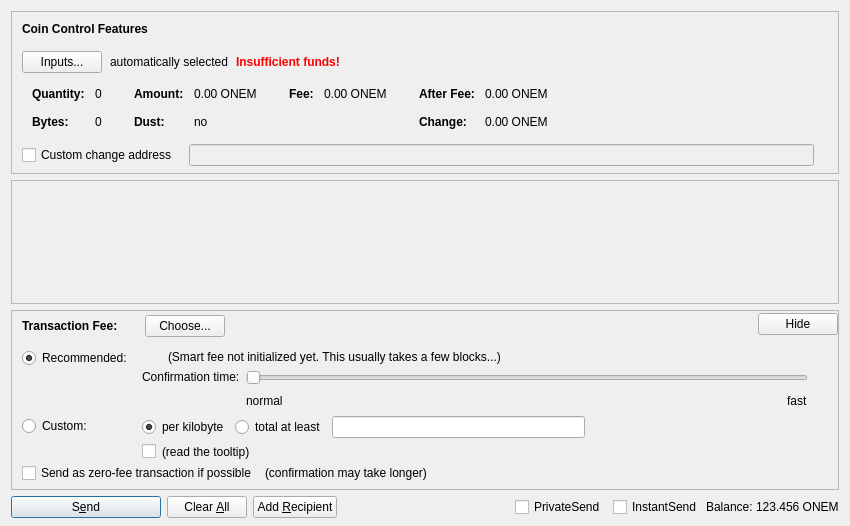
<?xml version="1.0" encoding="UTF-8"?>
<ui version="4.0">
 <class>SendCoinsDialog</class>
 <widget class="QDialog" name="SendCoinsDialog">
  <property name="geometry">
   <rect>
    <x>0</x>
    <y>0</y>
    <width>850</width>
    <height>526</height>
   </rect>
  </property>
  <property name="windowTitle">
   <string>Send Coins</string>
  </property>
  <layout class="QVBoxLayout" name="verticalLayout" stretch="0,1,0,0">
   <property name="bottomMargin">
    <number>8</number>
   </property>
   <item>
    <widget class="QFrame" name="frameCoinControl">
     <property name="sizePolicy">
      <sizepolicy hsizetype="Expanding" vsizetype="Expanding">
       <horstretch>0</horstretch>
       <verstretch>0</verstretch>
      </sizepolicy>
     </property>
     <property name="maximumSize">
      <size>
       <width>16777215</width>
       <height>16777215</height>
      </size>
     </property>
     <property name="frameShape">
      <enum>QFrame::StyledPanel</enum>
     </property>
     <property name="frameShadow">
      <enum>QFrame::Sunken</enum>
     </property>
     <layout class="QVBoxLayout" name="verticalLayoutCoinControl2">
      <property name="spacing">
       <number>0</number>
      </property>
      <property name="leftMargin">
       <number>0</number>
      </property>
      <property name="topMargin">
       <number>0</number>
      </property>
      <property name="rightMargin">
       <number>0</number>
      </property>
      <property name="bottomMargin">
       <number>6</number>
      </property>
      <item>
       <layout class="QVBoxLayout" name="verticalLayoutCoinControl" stretch="0,0,0,0,1">
        <property name="spacing">
         <number>0</number>
        </property>
        <property name="leftMargin">
         <number>10</number>
        </property>
        <property name="topMargin">
         <number>10</number>
        </property>
        <item>
         <layout class="QHBoxLayout" name="horizontalLayoutCoinControl1">
          <property name="bottomMargin">
           <number>15</number>
          </property>
          <item>
           <widget class="QLabel" name="labelCoinControlFeatures">
            <property name="sizePolicy">
             <sizepolicy hsizetype="Preferred" vsizetype="Maximum">
              <horstretch>0</horstretch>
              <verstretch>0</verstretch>
             </sizepolicy>
            </property>
            <property name="font">
             <font>
              <weight>75</weight>
              <bold>true</bold>
             </font>
            </property>
            <property name="styleSheet">
             <string notr="true">font-weight:bold;</string>
            </property>
            <property name="text">
             <string>Coin Control Features</string>
            </property>
           </widget>
          </item>
         </layout>
        </item>
        <item>
         <layout class="QHBoxLayout" name="horizontalLayoutCoinControl2" stretch="0,0,0,0">
          <property name="spacing">
           <number>8</number>
          </property>
          <property name="bottomMargin">
           <number>10</number>
          </property>
          <item>
           <widget class="QPushButton" name="pushButtonCoinControl">
            <property name="styleSheet">
             <string notr="true"/>
            </property>
            <property name="text">
             <string>Inputs...</string>
            </property>
            <property name="autoDefault">
             <bool>false</bool>
            </property>
           </widget>
          </item>
          <item>
           <widget class="QLabel" name="labelCoinControlAutomaticallySelected">
            <property name="text">
             <string>automatically selected</string>
            </property>
            <property name="margin">
             <number>5</number>
            </property>
           </widget>
          </item>
          <item>
           <widget class="QLabel" name="labelCoinControlInsuffFunds">
            <property name="font">
             <font>
              <weight>75</weight>
              <bold>true</bold>
             </font>
            </property>
            <property name="styleSheet">
             <string notr="true">color:red;font-weight:bold;</string>
            </property>
            <property name="text">
             <string>Insufficient funds!</string>
            </property>
            <property name="margin">
             <number>5</number>
            </property>
           </widget>
          </item>
          <item>
           <spacer name="horizontalSpacerCoinControl">
            <property name="orientation">
             <enum>Qt::Horizontal</enum>
            </property>
            <property name="sizeHint" stdset="0">
             <size>
              <width>40</width>
              <height>1</height>
             </size>
            </property>
           </spacer>
          </item>
         </layout>
        </item>
        <item>
         <widget class="QWidget" name="widgetCoinControl" native="true">
          <property name="sizePolicy">
           <sizepolicy hsizetype="Preferred" vsizetype="Preferred">
            <horstretch>0</horstretch>
            <verstretch>0</verstretch>
           </sizepolicy>
          </property>
          <property name="minimumSize">
           <size>
            <width>0</width>
            <height>0</height>
           </size>
          </property>
          <property name="styleSheet">
           <string notr="true"/>
          </property>
          <layout class="QHBoxLayout" name="horizontalLayoutCoinControl5">
           <property name="leftMargin">
            <number>0</number>
           </property>
           <property name="topMargin">
            <number>0</number>
           </property>
           <property name="rightMargin">
            <number>0</number>
           </property>
           <property name="bottomMargin">
            <number>0</number>
           </property>
           <item>
            <layout class="QHBoxLayout" name="horizontalLayoutCoinControl3" stretch="0,0,0,1">
             <property name="spacing">
              <number>20</number>
             </property>
             <property name="topMargin">
              <number>0</number>
             </property>
             <property name="bottomMargin">
              <number>10</number>
             </property>
             <item>
              <layout class="QFormLayout" name="formLayoutCoinControl1">
               <property name="horizontalSpacing">
                <number>10</number>
               </property>
               <property name="verticalSpacing">
                <number>14</number>
               </property>
               <property name="leftMargin">
                <number>10</number>
               </property>
               <property name="topMargin">
                <number>4</number>
               </property>
               <property name="rightMargin">
                <number>6</number>
               </property>
               <item row="0" column="0">
                <widget class="QLabel" name="labelCoinControlQuantityText">
                 <property name="font">
                  <font>
                   <weight>75</weight>
                   <bold>true</bold>
                  </font>
                 </property>
                 <property name="text">
                  <string>Quantity:</string>
                 </property>
                 <property name="margin">
                  <number>0</number>
                 </property>
                </widget>
               </item>
               <item row="0" column="1">
                <widget class="QLabel" name="labelCoinControlQuantity">
                 <property name="cursor">
                  <cursorShape>IBeamCursor</cursorShape>
                 </property>
                 <property name="contextMenuPolicy">
                  <enum>Qt::ActionsContextMenu</enum>
                 </property>
                 <property name="text">
                  <string notr="true">0</string>
                 </property>
                 <property name="margin">
                  <number>0</number>
                 </property>
                 <property name="textInteractionFlags">
                  <set>Qt::LinksAccessibleByMouse|Qt::TextSelectableByKeyboard|Qt::TextSelectableByMouse</set>
                 </property>
                </widget>
               </item>
               <item row="1" column="0">
                <widget class="QLabel" name="labelCoinControlBytesText">
                 <property name="font">
                  <font>
                   <weight>75</weight>
                   <bold>true</bold>
                  </font>
                 </property>
                 <property name="text">
                  <string>Bytes:</string>
                 </property>
                </widget>
               </item>
               <item row="1" column="1">
                <widget class="QLabel" name="labelCoinControlBytes">
                 <property name="cursor">
                  <cursorShape>IBeamCursor</cursorShape>
                 </property>
                 <property name="contextMenuPolicy">
                  <enum>Qt::ActionsContextMenu</enum>
                 </property>
                 <property name="text">
                  <string notr="true">0</string>
                 </property>
                 <property name="textInteractionFlags">
                  <set>Qt::LinksAccessibleByMouse|Qt::TextSelectableByKeyboard|Qt::TextSelectableByMouse</set>
                 </property>
                </widget>
               </item>
              </layout>
             </item>
             <item>
              <layout class="QFormLayout" name="formLayoutCoinControl2">
               <property name="horizontalSpacing">
                <number>10</number>
               </property>
               <property name="verticalSpacing">
                <number>14</number>
               </property>
               <property name="leftMargin">
                <number>6</number>
               </property>
               <property name="topMargin">
                <number>4</number>
               </property>
               <property name="rightMargin">
                <number>6</number>
               </property>
               <item row="0" column="0">
                <widget class="QLabel" name="labelCoinControlAmountText">
                 <property name="font">
                  <font>
                   <weight>75</weight>
                   <bold>true</bold>
                  </font>
                 </property>
                 <property name="text">
                  <string>Amount:</string>
                 </property>
                 <property name="margin">
                  <number>0</number>
                 </property>
                </widget>
               </item>
               <item row="0" column="1">
                <widget class="QLabel" name="labelCoinControlAmount">
                 <property name="cursor">
                  <cursorShape>IBeamCursor</cursorShape>
                 </property>
                 <property name="contextMenuPolicy">
                  <enum>Qt::ActionsContextMenu</enum>
                 </property>
                 <property name="text">
                  <string notr="true">0.00 ONEM</string>
                 </property>
                 <property name="textInteractionFlags">
                  <set>Qt::LinksAccessibleByMouse|Qt::TextSelectableByKeyboard|Qt::TextSelectableByMouse</set>
                 </property>
                </widget>
               </item>
               <item row="1" column="0">
                <widget class="QLabel" name="labelCoinControlLowOutputText">
                 <property name="font">
                  <font>
                   <weight>75</weight>
                   <bold>true</bold>
                  </font>
                 </property>
                 <property name="text">
                  <string>Dust:</string>
                 </property>
                </widget>
               </item>
               <item row="1" column="1">
                <widget class="QLabel" name="labelCoinControlLowOutput">
                 <property name="cursor">
                  <cursorShape>IBeamCursor</cursorShape>
                 </property>
                 <property name="contextMenuPolicy">
                  <enum>Qt::ActionsContextMenu</enum>
                 </property>
                 <property name="text">
                  <string notr="true">no</string>
                 </property>
                 <property name="textInteractionFlags">
                  <set>Qt::LinksAccessibleByMouse|Qt::TextSelectableByKeyboard|Qt::TextSelectableByMouse</set>
                 </property>
                </widget>
               </item>
              </layout>
             </item>
             <item>
              <layout class="QFormLayout" name="formLayoutCoinControl3">
               <property name="horizontalSpacing">
                <number>10</number>
               </property>
               <property name="verticalSpacing">
                <number>14</number>
               </property>
               <property name="leftMargin">
                <number>6</number>
               </property>
               <property name="topMargin">
                <number>4</number>
               </property>
               <property name="rightMargin">
                <number>6</number>
               </property>
               <item row="0" column="0">
                <widget class="QLabel" name="labelCoinControlFeeText">
                 <property name="font">
                  <font>
                   <weight>75</weight>
                   <bold>true</bold>
                  </font>
                 </property>
                 <property name="text">
                  <string>Fee:</string>
                 </property>
                 <property name="margin">
                  <number>0</number>
                 </property>
                </widget>
               </item>
               <item row="0" column="1">
                <widget class="QLabel" name="labelCoinControlFee">
                 <property name="cursor">
                  <cursorShape>IBeamCursor</cursorShape>
                 </property>
                 <property name="contextMenuPolicy">
                  <enum>Qt::ActionsContextMenu</enum>
                 </property>
                 <property name="text">
                  <string notr="true">0.00 ONEM</string>
                 </property>
                 <property name="textInteractionFlags">
                  <set>Qt::LinksAccessibleByMouse|Qt::TextSelectableByKeyboard|Qt::TextSelectableByMouse</set>
                 </property>
                </widget>
               </item>
             </layout>
             </item>
             <item>
              <layout class="QFormLayout" name="formLayoutCoinControl4">
               <property name="horizontalSpacing">
                <number>10</number>
               </property>
               <property name="verticalSpacing">
                <number>14</number>
               </property>
               <property name="leftMargin">
                <number>6</number>
               </property>
               <property name="topMargin">
                <number>4</number>
               </property>
               <property name="rightMargin">
                <number>6</number>
               </property>
               <item row="0" column="0">
                <widget class="QLabel" name="labelCoinControlAfterFeeText">
                 <property name="font">
                  <font>
                   <weight>75</weight>
                   <bold>true</bold>
                  </font>
                 </property>
                 <property name="text">
                  <string>After Fee:</string>
                 </property>
                 <property name="margin">
                  <number>0</number>
                 </property>
                </widget>
               </item>
               <item row="0" column="1">
                <widget class="QLabel" name="labelCoinControlAfterFee">
                 <property name="cursor">
                  <cursorShape>IBeamCursor</cursorShape>
                 </property>
                 <property name="contextMenuPolicy">
                  <enum>Qt::ActionsContextMenu</enum>
                 </property>
                 <property name="text">
                  <string notr="true">0.00 ONEM</string>
                 </property>
                 <property name="textInteractionFlags">
                  <set>Qt::LinksAccessibleByMouse|Qt::TextSelectableByKeyboard|Qt::TextSelectableByMouse</set>
                 </property>
                </widget>
               </item>
               <item row="1" column="0">
                <widget class="QLabel" name="labelCoinControlChangeText">
                 <property name="font">
                  <font>
                   <weight>75</weight>
                   <bold>true</bold>
                  </font>
                 </property>
                 <property name="text">
                  <string>Change:</string>
                 </property>
                </widget>
               </item>
               <item row="1" column="1">
                <widget class="QLabel" name="labelCoinControlChange">
                 <property name="cursor">
                  <cursorShape>IBeamCursor</cursorShape>
                 </property>
                 <property name="contextMenuPolicy">
                  <enum>Qt::ActionsContextMenu</enum>
                 </property>
                 <property name="text">
                  <string notr="true">0.00 ONEM</string>
                 </property>
                 <property name="textInteractionFlags">
                  <set>Qt::LinksAccessibleByMouse|Qt::TextSelectableByKeyboard|Qt::TextSelectableByMouse</set>
                 </property>
                </widget>
               </item>
              </layout>
             </item>
            </layout>
           </item>
          </layout>
         </widget>
        </item>
        <item>
         <layout class="QHBoxLayout" name="horizontalLayoutCoinControl4" stretch="0,0,0">
          <property name="spacing">
           <number>12</number>
          </property>
          <property name="sizeConstraint">
           <enum>QLayout::SetDefaultConstraint</enum>
          </property>
          <property name="topMargin">
           <number>5</number>
          </property>
          <property name="rightMargin">
           <number>5</number>
          </property>
          <item>
           <widget class="QCheckBox" name="checkBoxCoinControlChange">
            <property name="toolTip">
             <string>If this is activated, but the change address is empty or invalid, change will be sent to a newly generated address.</string>
            </property>
            <property name="text">
             <string>Custom change address</string>
            </property>
           </widget>
          </item>
          <item>
           <widget class="QValidatedLineEdit" name="lineEditCoinControlChange">
            <property name="enabled">
             <bool>false</bool>
            </property>
            <property name="sizePolicy">
             <sizepolicy hsizetype="Expanding" vsizetype="Fixed">
              <horstretch>0</horstretch>
              <verstretch>0</verstretch>
             </sizepolicy>
            </property>
           </widget>
          </item>
          <item>
           <widget class="QLabel" name="labelCoinControlChangeLabel">
            <property name="sizePolicy">
             <sizepolicy hsizetype="Preferred" vsizetype="Expanding">
              <horstretch>0</horstretch>
              <verstretch>0</verstretch>
             </sizepolicy>
            </property>
            <property name="minimumSize">
             <size>
              <width>0</width>
              <height>0</height>
             </size>
            </property>
            <property name="text">
             <string/>
            </property>
            <property name="margin">
             <number>3</number>
            </property>
           </widget>
          </item>
         </layout>
        </item>
        <item>
         <spacer name="verticalSpacerCoinControl">
          <property name="orientation">
           <enum>Qt::Vertical</enum>
          </property>
          <property name="sizeHint" stdset="0">
           <size>
            <width>800</width>
            <height>1</height>
           </size>
          </property>
         </spacer>
        </item>
       </layout>
      </item>
     </layout>
    </widget>
   </item>
   <item>
    <widget class="QScrollArea" name="scrollArea">
     <property name="widgetResizable">
      <bool>true</bool>
     </property>
     <widget class="QWidget" name="scrollAreaWidgetContents">
      <property name="geometry">
       <rect>
        <x>0</x>
        <y>0</y>
        <width>830</width>
        <height>69</height>
       </rect>
      </property>
      <layout class="QVBoxLayout" name="verticalLayout_2" stretch="0,1">
       <property name="leftMargin">
        <number>0</number>
       </property>
       <property name="topMargin">
        <number>0</number>
       </property>
       <property name="rightMargin">
        <number>0</number>
       </property>
       <property name="bottomMargin">
        <number>0</number>
       </property>
       <item>
        <layout class="QVBoxLayout" name="entries">
         <property name="spacing">
          <number>6</number>
         </property>
        </layout>
       </item>
       <item>
        <spacer name="verticalSpacer">
         <property name="orientation">
          <enum>Qt::Vertical</enum>
         </property>
         <property name="sizeHint" stdset="0">
          <size>
           <width>20</width>
           <height>40</height>
          </size>
         </property>
        </spacer>
       </item>
      </layout>
     </widget>
    </widget>
   </item>
   <item>
    <widget class="QFrame" name="frameFee">
     <property name="sizePolicy">
      <sizepolicy hsizetype="Expanding" vsizetype="Expanding">
       <horstretch>0</horstretch>
       <verstretch>0</verstretch>
      </sizepolicy>
     </property>
     <property name="maximumSize">
      <size>
       <width>16777215</width>
       <height>16777215</height>
      </size>
     </property>
     <property name="frameShape">
      <enum>QFrame::StyledPanel</enum>
     </property>
     <property name="frameShadow">
      <enum>QFrame::Sunken</enum>
     </property>
     <layout class="QVBoxLayout" name="verticalLayoutFee1">
      <property name="spacing">
       <number>0</number>
      </property>
      <property name="leftMargin">
       <number>0</number>
      </property>
      <property name="topMargin">
       <number>0</number>
      </property>
      <property name="rightMargin">
       <number>0</number>
      </property>
      <property name="bottomMargin">
       <number>0</number>
      </property>
      <item>
       <layout class="QVBoxLayout" name="verticalLayoutFee2" stretch="0,0,0">
        <property name="spacing">
         <number>0</number>
        </property>
        <property name="leftMargin">
         <number>10</number>
        </property>
        <property name="topMargin">
         <number>0</number>
        </property>
        <item>
         <layout class="QHBoxLayout" name="horizontalLayoutFee1">
          <property name="bottomMargin">
           <number>0</number>
          </property>
          <item>
           <layout class="QVBoxLayout" name="verticalLayoutFee7">
            <property name="spacing">
             <number>0</number>
            </property>
            <item>
             <spacer name="verticalSpacerSmartFee">
              <property name="orientation">
               <enum>Qt::Vertical</enum>
              </property>
              <property name="sizeType">
               <enum>QSizePolicy::Fixed</enum>
              </property>
              <property name="sizeHint" stdset="0">
               <size>
                <width>1</width>
                <height>4</height>
               </size>
              </property>
             </spacer>
            </item>
            <item>
             <layout class="QHBoxLayout" name="horizontalLayoutSmartFee">
              <property name="spacing">
               <number>10</number>
              </property>
              <item>
               <widget class="QLabel" name="labelFeeHeadline">
                <property name="sizePolicy">
                 <sizepolicy hsizetype="Preferred" vsizetype="Maximum">
                  <horstretch>0</horstretch>
                  <verstretch>0</verstretch>
                 </sizepolicy>
                </property>
                <property name="font">
                 <font>
                  <weight>75</weight>
                  <bold>true</bold>
                 </font>
                </property>
                <property name="styleSheet">
                 <string notr="true">font-weight:bold;</string>
                </property>
                <property name="text">
                 <string>Transaction Fee:</string>
                </property>
               </widget>
              </item>
              <item>
               <widget class="QLabel" name="labelFeeMinimized">
                <property name="text">
                 <string/>
                </property>
               </widget>
              </item>
              <item>
               <widget class="QPushButton" name="buttonChooseFee">
                <property name="text">
                 <string>Choose...</string>
                </property>
               </widget>
              </item>
             </layout>
            </item>
            <item>
             <spacer name="verticalSpacer_5">
              <property name="orientation">
               <enum>Qt::Vertical</enum>
              </property>
              <property name="sizeHint" stdset="0">
               <size>
                <width>1</width>
                <height>1</height>
               </size>
              </property>
             </spacer>
            </item>
           </layout>
          </item>
          <item>
           <spacer name="horizontalSpacer_4">
            <property name="orientation">
             <enum>Qt::Horizontal</enum>
            </property>
            <property name="sizeHint" stdset="0">
             <size>
              <width>40</width>
              <height>20</height>
             </size>
            </property>
           </spacer>
          </item>
          <item>
           <widget class="QPushButton" name="buttonMinimizeFee">
            <property name="toolTip">
             <string>collapse fee-settings</string>
            </property>
            <property name="text">
             <string>Hide</string>
            </property>
           </widget>
          </item>
         </layout>
        </item>
        <item>
         <widget class="QFrame" name="frameFeeSelection">
          <layout class="QVBoxLayout" name="verticalLayoutFee12">
           <property name="spacing">
            <number>0</number>
           </property>
           <property name="leftMargin">
            <number>0</number>
           </property>
           <property name="topMargin">
            <number>0</number>
           </property>
           <property name="rightMargin">
            <number>0</number>
           </property>
           <property name="bottomMargin">
            <number>0</number>
           </property>
           <item>
            <layout class="QGridLayout" name="gridLayoutFee">
             <property name="topMargin">
              <number>10</number>
             </property>
             <property name="bottomMargin">
              <number>4</number>
             </property>
             <property name="horizontalSpacing">
              <number>10</number>
             </property>
             <property name="verticalSpacing">
              <number>4</number>
             </property>
             <item row="1" column="1">
              <layout class="QVBoxLayout" name="verticalLayoutFee8">
               <property name="spacing">
                <number>6</number>
               </property>
               <item>
                <layout class="QHBoxLayout" name="horizontalLayoutFee13">
                 <item>
                  <widget class="QRadioButton" name="radioCustomPerKilobyte">
                   <property name="toolTip">
                    <string>If the custom fee is set to 1000 duffs and the transaction is only 250 bytes, then &quot;per kilobyte&quot; only pays 250 duffs in fee,&lt;br /&gt;while &quot;at least&quot; pays 1000 duffs. For transactions bigger than a kilobyte both pay by kilobyte.</string>
                   </property>
                   <property name="text">
                    <string>per kilobyte</string>
                   </property>
                   <property name="checked">
                    <bool>true</bool>
                   </property>
                   <attribute name="buttonGroup">
                    <string notr="true">groupCustomFee</string>
                   </attribute>
                  </widget>
                 </item>
                 <item>
                  <widget class="QRadioButton" name="radioCustomAtLeast">
                   <property name="toolTip">
                    <string>If the custom fee is set to 1000 duffs and the transaction is only 250 bytes, then &quot;per kilobyte&quot; only pays 250 duffs in fee,&lt;br /&gt;while &quot;total at least&quot; pays 1000 duffs. For transactions bigger than a kilobyte both pay by kilobyte.</string>
                   </property>
                   <property name="text">
                    <string>total at least</string>
                   </property>
                   <attribute name="buttonGroup">
                    <string notr="true">groupCustomFee</string>
                   </attribute>
                  </widget>
                 </item>
                 <item>
                  <widget class="BitcoinAmountField" name="customFee"/>
                 </item>
                 <item>
                  <spacer name="horizontalSpacer_6">
                   <property name="orientation">
                    <enum>Qt::Horizontal</enum>
                   </property>
                   <property name="sizeHint" stdset="0">
                    <size>
                     <width>1</width>
                     <height>1</height>
                    </size>
                   </property>
                  </spacer>
                 </item>
                </layout>
               </item>
               <item>
                <layout class="QHBoxLayout" name="horizontalLayoutFee8">
                 <item>
                  <widget class="QCheckBox" name="checkBoxMinimumFee">
                   <property name="toolTip">
                    <string>Paying only the minimum fee is just fine as long as there is less transaction volume than space in the blocks.&lt;br /&gt;But be aware that this can end up in a never confirming transaction once there is more demand for ONEM transactions than the network can process.</string>
                   </property>
                   <property name="text">
                    <string/>
                   </property>
                  </widget>
                 </item>
                 <item>
                  <widget class="QLabel" name="labelMinFeeWarning">
                   <property name="enabled">
                    <bool>true</bool>
                   </property>
                   <property name="toolTip">
                    <string>Paying only the minimum fee is just fine as long as there is less transaction volume than space in the blocks.&lt;br /&gt;But be aware that this can end up in a never confirming transaction once there is more demand for ONEM transactions than the network can process.</string>
                   </property>
                   <property name="text">
                    <string>(read the tooltip)</string>
                   </property>
                   <property name="margin">
                    <number>5</number>
                   </property>
                  </widget>
                 </item>
                 <item>
                  <spacer name="horizontalSpacer_2">
                   <property name="orientation">
                    <enum>Qt::Horizontal</enum>
                   </property>
                   <property name="sizeHint" stdset="0">
                    <size>
                     <width>1</width>
                     <height>1</height>
                    </size>
                   </property>
                  </spacer>
                 </item>
                </layout>
               </item>
              </layout>
             </item>
             <item row="0" column="0">
              <layout class="QVBoxLayout" name="verticalLayoutFee4" stretch="0,1">
               <item>
                <widget class="QRadioButton" name="radioSmartFee">
                 <property name="text">
                  <string>Recommended:</string>
                 </property>
                 <property name="checked">
                  <bool>true</bool>
                 </property>
                 <attribute name="buttonGroup">
                  <string notr="true">groupFee</string>
                 </attribute>
                </widget>
               </item>
               <item>
                <spacer name="verticalSpacer_2">
                 <property name="orientation">
                  <enum>Qt::Vertical</enum>
                 </property>
                 <property name="sizeHint" stdset="0">
                  <size>
                   <width>1</width>
                   <height>1</height>
                  </size>
                 </property>
                </spacer>
               </item>
              </layout>
             </item>
             <item row="1" column="0">
              <layout class="QVBoxLayout" name="verticalLayoutFee9" stretch="0,1">
               <item>
                <widget class="QRadioButton" name="radioCustomFee">
                 <property name="text">
                  <string>Custom:</string>
                 </property>
                 <attribute name="buttonGroup">
                  <string notr="true">groupFee</string>
                 </attribute>
                </widget>
               </item>
               <item>
                <spacer name="verticalSpacer_6">
                 <property name="orientation">
                  <enum>Qt::Vertical</enum>
                 </property>
                 <property name="sizeHint" stdset="0">
                  <size>
                   <width>1</width>
                   <height>1</height>
                  </size>
                 </property>
                </spacer>
               </item>
              </layout>
             </item>
             <item row="0" column="1">
              <layout class="QVBoxLayout" name="verticalLayoutFee3" stretch="0,0,1">
               <property name="spacing">
                <number>6</number>
               </property>
               <property name="topMargin">
                <number>2</number>
               </property>
               <item>
                <layout class="QHBoxLayout" name="horizontalLayoutFee12">
                 <item>
                  <widget class="QLabel" name="labelSmartFee">
                   <property name="text">
                    <string/>
                   </property>
                   <property name="margin">
                    <number>2</number>
                   </property>
                  </widget>
                 </item>
                 <item>
                  <widget class="QLabel" name="labelFeeEstimation">
                   <property name="text">
                    <string/>
                   </property>
                  </widget>
                 </item>
                 <item>
                  <widget class="QLabel" name="labelSmartFee2">
                   <property name="text">
                    <string>(Smart fee not initialized yet. This usually takes a few blocks...)</string>
                   </property>
                   <property name="margin">
                    <number>2</number>
                   </property>
                  </widget>
                 </item>
                 <item>
                  <spacer name="horizontalSpacer_5">
                   <property name="orientation">
                    <enum>Qt::Horizontal</enum>
                   </property>
                   <property name="sizeHint" stdset="0">
                    <size>
                     <width>1</width>
                     <height>1</height>
                    </size>
                   </property>
                  </spacer>
                 </item>
                </layout>
               </item>
               <item>
                <layout class="QHBoxLayout" name="horizontalLayoutFee9">
                 <item>
                  <layout class="QVBoxLayout" name="verticalLayoutFee6">
                   <item>
                    <widget class="QLabel" name="labelSmartFee3">
                     <property name="text">
                      <string>Confirmation time:</string>
                     </property>
                     <property name="margin">
                      <number>2</number>
                     </property>
                    </widget>
                   </item>
                   <item>
                    <spacer name="verticalSpacer_3">
                     <property name="orientation">
                      <enum>Qt::Vertical</enum>
                     </property>
                     <property name="sizeHint" stdset="0">
                      <size>
                       <width>1</width>
                       <height>1</height>
                      </size>
                     </property>
                    </spacer>
                   </item>
                  </layout>
                 </item>
                 <item>
                  <layout class="QVBoxLayout" name="verticalLayoutFee5">
                   <property name="rightMargin">
                    <number>30</number>
                   </property>
                   <item>
                    <widget class="QSlider" name="sliderSmartFee">
                     <property name="minimum">
                      <number>0</number>
                     </property>
                     <property name="maximum">
                      <number>24</number>
                     </property>
                     <property name="pageStep">
                      <number>1</number>
                     </property>
                     <property name="value">
                      <number>0</number>
                     </property>
                     <property name="orientation">
                      <enum>Qt::Horizontal</enum>
                     </property>
                     <property name="invertedAppearance">
                      <bool>false</bool>
                     </property>
                     <property name="invertedControls">
                      <bool>false</bool>
                     </property>
                     <property name="tickPosition">
                      <enum>QSlider::NoTicks</enum>
                     </property>
                    </widget>
                   </item>
                   <item>
                    <layout class="QHBoxLayout" name="horizontalLayoutFee10">
                     <item>
                      <widget class="QLabel" name="labelSmartFeeNormal">
                       <property name="text">
                        <string>normal</string>
                       </property>
                      </widget>
                     </item>
                     <item>
                      <spacer name="horizontalSpacer_3">
                       <property name="orientation">
                        <enum>Qt::Horizontal</enum>
                       </property>
                       <property name="sizeHint" stdset="0">
                        <size>
                         <width>40</width>
                         <height>20</height>
                        </size>
                       </property>
                      </spacer>
                     </item>
                     <item>
                      <widget class="QLabel" name="labelSmartFeeFast">
                       <property name="text">
                        <string>fast</string>
                       </property>
                      </widget>
                     </item>
                    </layout>
                   </item>
                  </layout>
                 </item>
                </layout>
               </item>
               <item>
                <spacer name="verticalSpacer_4">
                 <property name="orientation">
                  <enum>Qt::Vertical</enum>
                 </property>
                 <property name="sizeHint" stdset="0">
                  <size>
                   <width>1</width>
                   <height>1</height>
                  </size>
                 </property>
                </spacer>
               </item>
              </layout>
             </item>
            </layout>
           </item>
           <item>
            <layout class="QHBoxLayout" name="horizontalLayoutFee5" stretch="0,0,0">
             <property name="spacing">
              <number>8</number>
             </property>
             <property name="bottomMargin">
              <number>4</number>
             </property>
             <item>
              <widget class="QCheckBox" name="checkBoxFreeTx">
               <property name="text">
                <string>Send as zero-fee transaction if possible</string>
               </property>
              </widget>
             </item>
             <item>
              <widget class="QLabel" name="labelFreeTx">
               <property name="text">
                <string>(confirmation may take longer)</string>
               </property>
               <property name="margin">
                <number>5</number>
               </property>
              </widget>
             </item>
             <item>
              <spacer name="horizontalSpacerFee5">
               <property name="orientation">
                <enum>Qt::Horizontal</enum>
               </property>
               <property name="sizeHint" stdset="0">
                <size>
                 <width>1</width>
                 <height>1</height>
                </size>
               </property>
              </spacer>
             </item>
            </layout>
           </item>
           <item>
            <spacer name="verticalSpacerFee2">
             <property name="orientation">
              <enum>Qt::Vertical</enum>
             </property>
             <property name="sizeHint" stdset="0">
              <size>
               <width>1</width>
               <height>1</height>
              </size>
             </property>
            </spacer>
           </item>
          </layout>
         </widget>
        </item>
        <item>
         <spacer name="verticalSpacerFee">
          <property name="orientation">
           <enum>Qt::Vertical</enum>
          </property>
          <property name="sizeHint" stdset="0">
           <size>
            <width>800</width>
            <height>1</height>
           </size>
          </property>
         </spacer>
        </item>
       </layout>
      </item>
     </layout>
    </widget>
   </item>
   <item>
    <layout class="QHBoxLayout" name="horizontalLayout">
     <item>
      <widget class="QPushButton" name="sendButton">
       <property name="minimumSize">
        <size>
         <width>150</width>
         <height>0</height>
        </size>
       </property>
       <property name="toolTip">
        <string>Confirm the send action</string>
       </property>
       <property name="text">
        <string>S&amp;end</string>
       </property>
       <property name="autoDefault">
        <bool>false</bool>
       </property>
       <property name="default">
        <bool>true</bool>
       </property>
      </widget>
     </item>
     <item>
      <widget class="QPushButton" name="clearButton">
       <property name="sizePolicy">
        <sizepolicy hsizetype="Minimum" vsizetype="Fixed">
         <horstretch>0</horstretch>
         <verstretch>0</verstretch>
        </sizepolicy>
       </property>
       <property name="toolTip">
        <string>Clear all fields of the form.</string>
       </property>
       <property name="text">
        <string>Clear &amp;All</string>
       </property>
       <property name="autoDefault">
        <bool>false</bool>
       </property>
      </widget>
     </item>
     <item>
      <widget class="QPushButton" name="addButton">
       <property name="toolTip">
        <string>Send to multiple recipients at once</string>
       </property>
       <property name="text">
        <string>Add &amp;Recipient</string>
       </property>
       <property name="autoDefault">
        <bool>false</bool>
       </property>
      </widget>
     </item>
     <item>
      <spacer name="horizontalSpacer">
       <property name="orientation">
        <enum>Qt::Horizontal</enum>
       </property>
       <property name="sizeHint" stdset="0">
        <size>
         <width>40</width>
         <height>20</height>
        </size>
       </property>
      </spacer>
     </item>
     <item>
      <layout class="QHBoxLayout" name="horizontalLayout_2">
       <property name="spacing">
        <number>3</number>
       </property>
       <item>
        <widget class="QCheckBox" name="checkUsePrivateSend">
         <property name="minimumSize">
          <size>
           <width>95</width>
           <height>0</height>
          </size>
         </property>
         <property name="text">
          <string>PrivateSend</string>
         </property>
         <property name="checked">
          <bool>false</bool>
         </property>
        </widget>
       </item>
       <item>
        <widget class="QCheckBox" name="checkUseInstantSend">
         <property name="enabled">
          <bool>true</bool>
         </property>
         <property name="minimumSize">
          <size>
           <width>85</width>
           <height>0</height>
          </size>
         </property>
         <property name="text">
          <string>InstantSend</string>
         </property>
        </widget>
       </item>
       <item>
        <widget class="QLabel" name="label">
         <property name="text">
          <string>Balance:</string>
         </property>
        </widget>
       </item>
       <item>
        <widget class="QLabel" name="labelBalance">
         <property name="sizePolicy">
          <sizepolicy hsizetype="Preferred" vsizetype="Fixed">
           <horstretch>0</horstretch>
           <verstretch>0</verstretch>
          </sizepolicy>
         </property>
         <property name="cursor">
          <cursorShape>IBeamCursor</cursorShape>
         </property>
         <property name="text">
          <string notr="true">123.456 ONEM</string>
         </property>
         <property name="textInteractionFlags">
          <set>Qt::LinksAccessibleByMouse|Qt::TextSelectableByKeyboard|Qt::TextSelectableByMouse</set>
         </property>
        </widget>
       </item>
      </layout>
     </item>
    </layout>
   </item>
  </layout>
 </widget>
 <customwidgets>
  <customwidget>
   <class>QValidatedLineEdit</class>
   <extends>QLineEdit</extends>
   <header>qvalidatedlineedit.h</header>
  </customwidget>
  <customwidget>
   <class>BitcoinAmountField</class>
   <extends>QLineEdit</extends>
   <header>bitcoinamountfield.h</header>
   <container>1</container>
  </customwidget>
 </customwidgets>
 <resources>
  <include location="../ONEM.qrc"/>
 </resources>
 <connections/>
 <buttongroups>
  <buttongroup name="groupCustomFee"/>
  <buttongroup name="groupFee"/>
 </buttongroups>
</ui>
